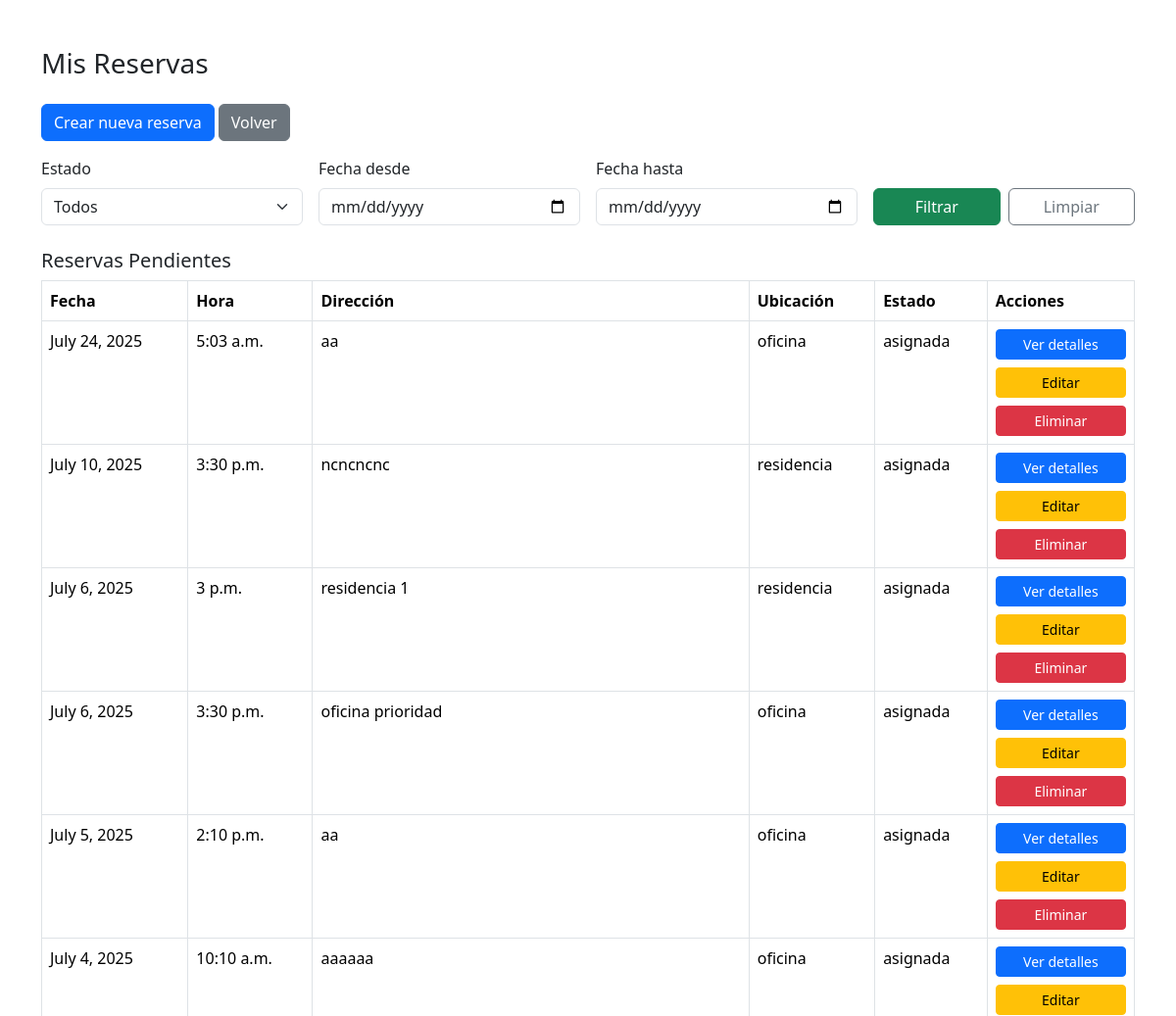
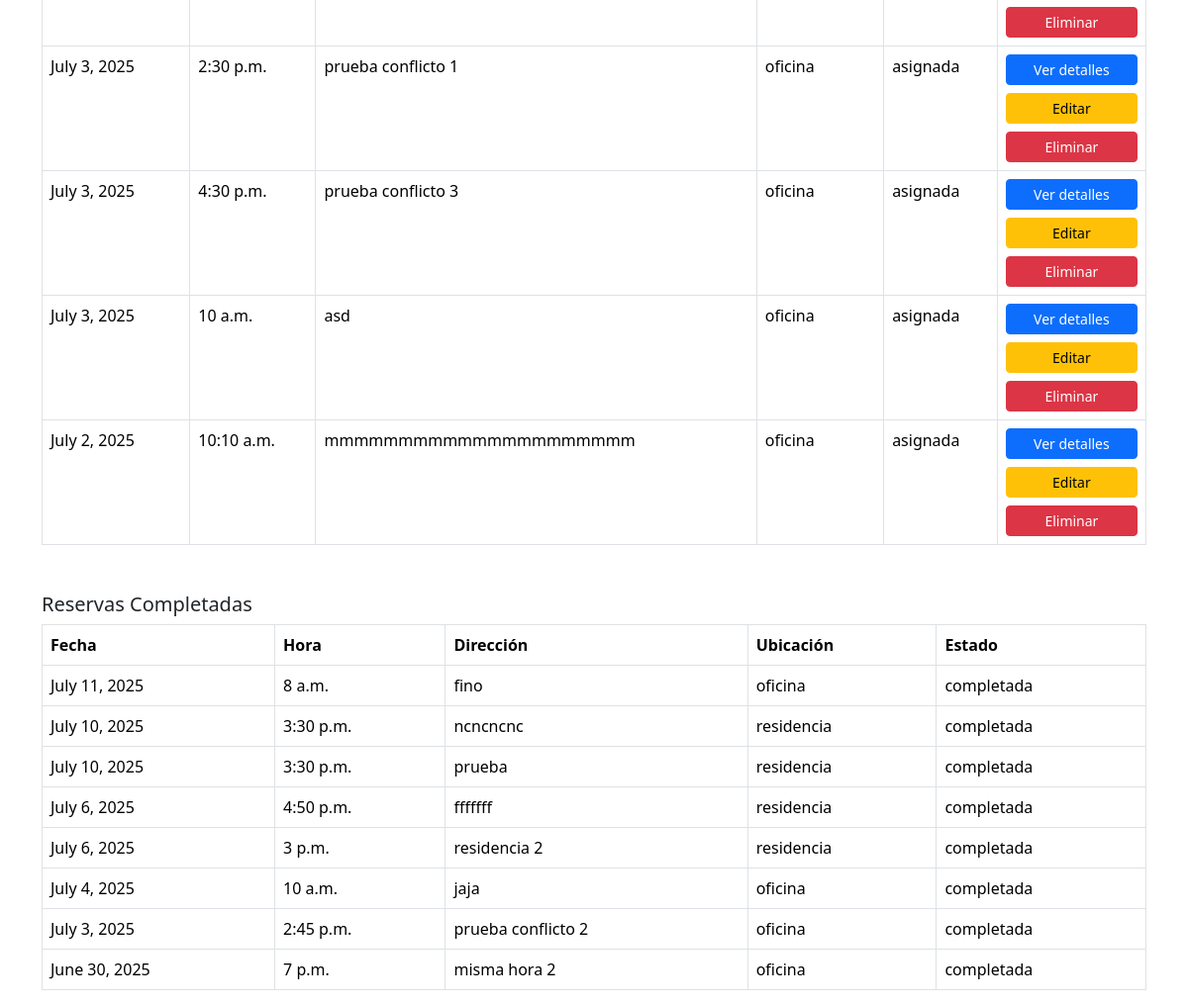
Page /reservas/ (signed in) on the earlier database version (2 pictures, top to bottom).
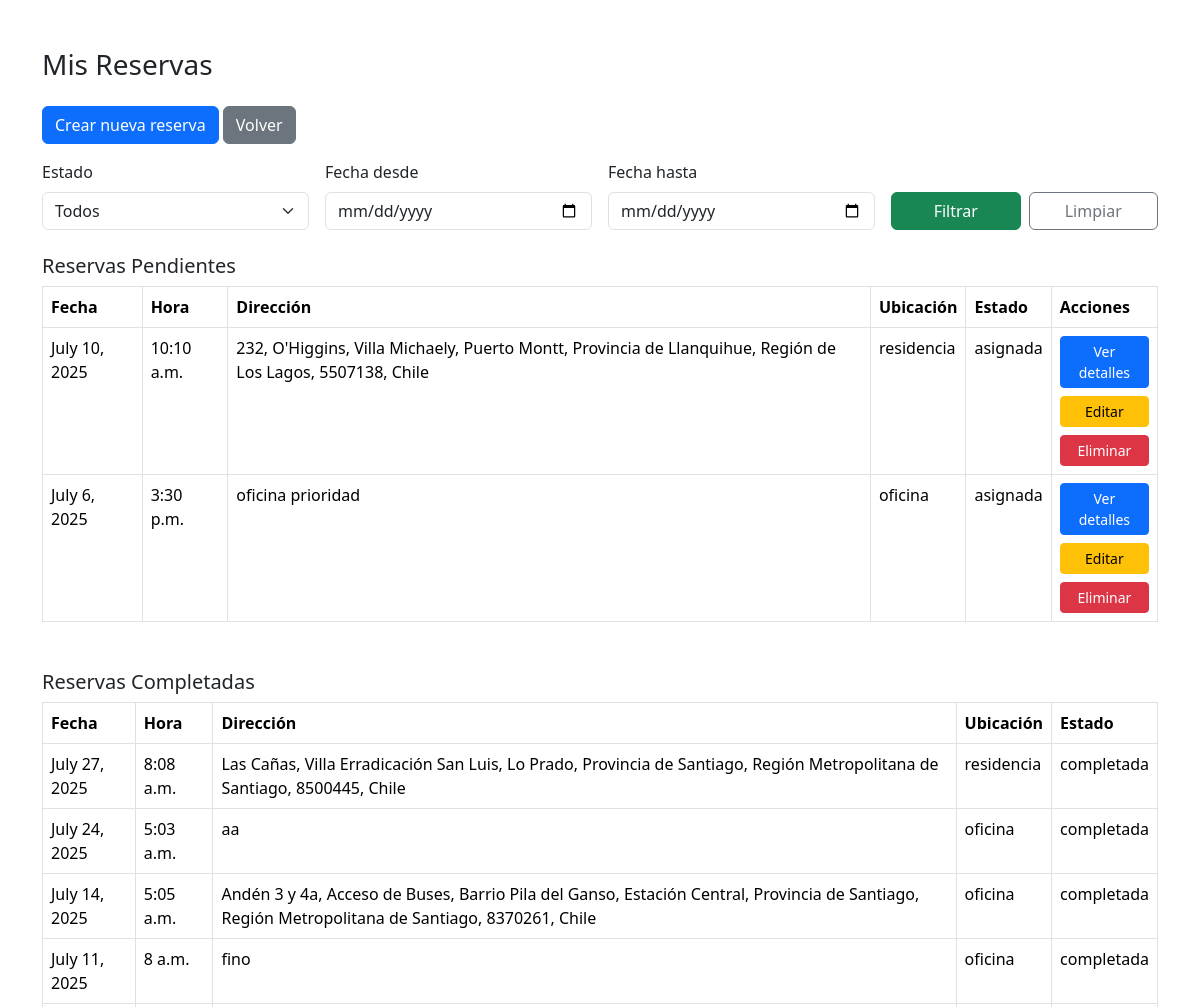
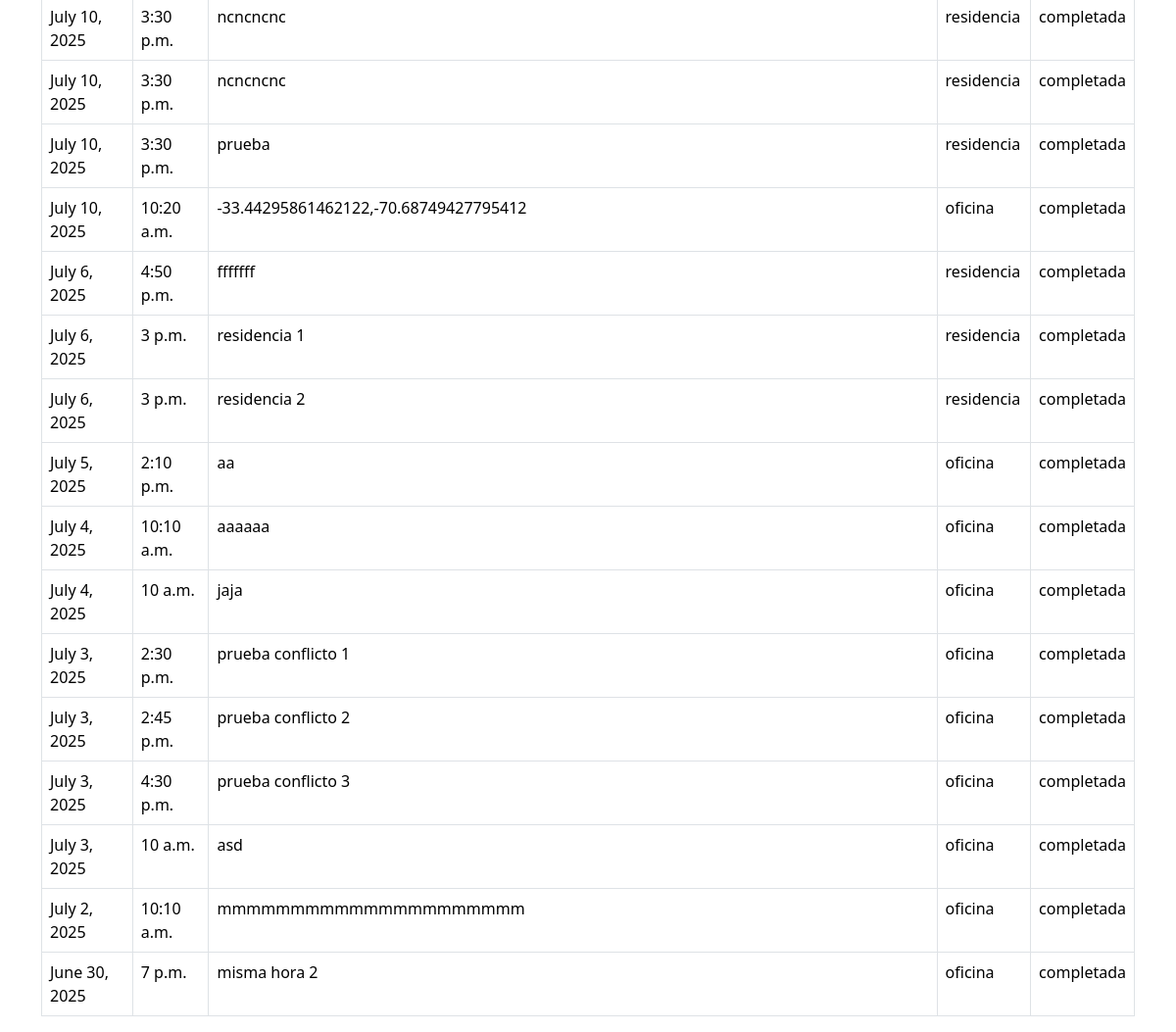
Same page on the later database version (2 pictures, top to bottom).
### app/models.py (models this page shows, shortened)
class Reserva(models.Model):
    TIPO_UBICACION_CHOICES = [
        ('oficina', 'Oficina'),
        ('residencia', 'Residencia'),
    ]
    fecha_reserva = models.DateField()
    hora_reserva = models.TimeField(default="08:00")
    direccion = models.CharField(max_length=250)
    tipo_ubicacion = models.CharField(
        max_length=20,
        choices=TIPO_UBICACION_CHOICES,
        default='residencia'
    )
    latitud = models.FloatField(null=True, blank=True)
    longitud = models.FloatField(null=True, blank=True)
    estado = models.CharField(max_length=10)
    usuario = models.ForeignKey(Usuario, on_delete=models.CASCADE)

### app/views.py (the view)
# urls.py: path('reservas/', views.ver_reservas, name='ver_reservas'),
def ver_reservas(request):
    if request.session.get('usuario_rol') != 'cliente':
        return redirect('../dashboard')
    usuario_id = request.session['usuario_id']
    estado = request.GET.get('estado', '')  # filtro estado
    fecha_desde = request.GET.get('fecha_desde', '')
    fecha_hasta = request.GET.get('fecha_hasta', '')
    filtros = Q(usuario_id=usuario_id)
    if estado in ['pendiente', 'asignada', 'completada']:
        filtros &= Q(estado=estado)
    if fecha_desde:
        filtros &= Q(fecha_reserva__gte=fecha_desde)
    if fecha_hasta:
        filtros &= Q(fecha_reserva__lte=fecha_hasta)
    reservas = Reserva.objects.filter(filtros).order_by('-fecha_reserva')
    pendientes = reservas.filter(estado__in=['pendiente', 'asignada'])
    completadas = reservas.filter(estado='completada')
    contexto = {
        'pendientes': pendientes,
        'completadas': completadas,
        'filtros': {
            'estado': estado,
            'fecha_desde': fecha_desde,
            'fecha_hasta': fecha_hasta,
        }
    }
    return render(request, 'ver_reservas.html', contexto)

### templates/ver_reservas.html (shortened to what this page needs)
<!DOCTYPE html>
<html lang="es">
<head>
    <link href="https://cdn.jsdelivr.net/npm/bootstrap@5.3.3/dist/css/bootstrap.min.css" rel="stylesheet">
</head>
<body>
<div class="container mt-5">
    <h3 class="mb-4">Mis Reservas</h3>
    <div class="mb-3">
        <a href="../crear_reserva" class="btn btn-primary">Crear nueva reserva</a>
        <a href="../dashboard" class="btn btn-secondary">Volver</a>
    </div>
    <form method="get" class="row g-3 align-items-end mb-4">
        <div class="col-md-3">
            <label for="estado" class="form-label">Estado</label>
            <select name="estado" id="estado" class="form-select">
                <option value="" {% if filtros.estado == "" %}selected{% endif %}>Todos</option>
            </select>
        </div>
        <div class="col-md-3">
            <label for="fecha_desde" class="form-label">Fecha desde</label>
            <input type="date" name="fecha_desde" id="fecha_desde" value="{{ filtros.fecha_desde }}" class="form-control">
        </div>
        <div class="col-md-3">
            <label for="fecha_hasta" class="form-label">Fecha hasta</label>
            <input type="date" name="fecha_hasta" id="fecha_hasta" value="{{ filtros.fecha_hasta }}" class="form-control">
        </div>
        <div class="col-md-3 d-flex gap-2">
            <button type="submit" class="btn btn-success w-100">Filtrar</button>
            <a href="{% url 'ver_reservas' %}" class="btn btn-outline-secondary w-100">Limpiar</a>
        </div>
    </form>
    <h5 class="mt-4">Reservas Pendientes</h5>
    {% if pendientes %}
        <table class="table table-bordered">
            <thead>
                <tr>
                    <th>Fecha</th>
                    <th>Hora</th>
                    <th>Dirección</th>
                    <th>Ubicación</th>
                    <th>Estado</th>
                    <th>Acciones</th>
                </tr>
            </thead>
            <tbody>
                {% for reserva in pendientes %}
                    <tr>
                        <td>{{ reserva.fecha_reserva }}</td>
                        <td>{{ reserva.hora_reserva }}</td>
                        <td>{{ reserva.direccion }}</td>
                        <td>{{ reserva.tipo_ubicacion }}</td>
                        <td>{{ reserva.estado }}</td>
                        <td>
                            <div class="d-flex flex-column gap-2">
                                <a href="../detalle_reserva/{{reserva.id}}" class="btn btn-sm btn-primary">Ver detalles</a>
                                <a href="../editar_reserva/{{reserva.id}}" class="btn btn-sm btn-warning">Editar</a>
                                <a href="../eliminar_reserva/{{reserva.id}}" class="btn btn-sm btn-danger">Eliminar</a>
                            </div>
                        </td>
                    </tr>
                {% endfor %}
            </tbody>
        </table>
    {% else %}
        <p>No tienes reservas pendientes.</p>
    {% endif %}
    <h5 class="mt-5">Reservas Completadas</h5>
    {% if completadas %}
        <table class="table table-bordered">
            <thead>
                <tr>
                    <th>Fecha</th>
                    <th>Hora</th>
                    <th>Dirección</th>
                    <th>Ubicación</th>
                    <th>Estado</th>
                </tr>
            </thead>
            <tbody>
                {% for reserva in completadas %}
                    <tr>
                        <td>{{ reserva.fecha_reserva }}</td>
                        <td>{{ reserva.hora_reserva }}</td>
                        <td>{{ reserva.direccion }}</td>
                        <td>{{ reserva.tipo_ubicacion }}</td>
                        <td>{{ reserva.estado }}</td>
                    </tr>
                {% endfor %}
            </tbody>
        </table>
    {% else %}
        <p>No tienes reservas completadas.</p>
    {% endif %}
</div>
</body>
</html>

Differences in the rows shown:
added Reserva: fecha_reserva "July 10, 2025", hora_reserva "10:10 a.m.", direccion "232, O'Higgins, Villa Michaely, Puerto Montt, Provincia de Llanquihue, Región de Los Lagos, 5507138, Chile", tipo_ubicacion "residencia", estado "asignada", shown under "Reservas Pendientes"
added Reserva: fecha_reserva "July 27, 2025", hora_reserva "8:08 a.m.", direccion "Las Cañas, Villa Erradicación San Luis, Lo Prado, Provincia de Santiago, Región Metropolitana de Santiago, 8500445, Chile", tipo_ubicacion "residencia", estado "completada", shown under "Reservas Completadas"
changed Reserva "July 24, 2025": moves from the list under "Reservas Pendientes" to the list under "Reservas Completadas"
added Reserva: fecha_reserva "July 14, 2025", hora_reserva "5:05 a.m.", direccion "Andén 3 y 4a, Acceso de Buses, Barrio Pila del Ganso, Estación Central, Provincia de Santiago, Región Metropolitana de Santiago, 8370261, Chile", tipo_ubicacion "oficina", estado "completada", shown under "Reservas Completadas"
changed Reserva (number 8 of 22 on the later page): moves from the list under "Reservas Pendientes" to the list under "Reservas Completadas"
added Reserva: fecha_reserva "July 10, 2025", hora_reserva "10:20 a.m.", direccion "-33.44295861462122,-70.68749427795412", tipo_ubicacion "oficina", estado "completada", shown under "Reservas Completadas"
changed Reserva "residencia 1": moves from the list under "Reservas Pendientes" to the list under "Reservas Completadas"
changed Reserva "July 5, 2025": moves from the list under "Reservas Pendientes" to the list under "Reservas Completadas"
changed Reserva "aaaaaa": moves from the list under "Reservas Pendientes" to the list under "Reservas Completadas"
changed Reserva "prueba conflicto 1": moves from the list under "Reservas Pendientes" to the list under "Reservas Completadas"
changed Reserva "prueba conflicto 3": moves from the list under "Reservas Pendientes" to the list under "Reservas Completadas"
changed Reserva "asd": moves from the list under "Reservas Pendientes" to the list under "Reservas Completadas"
changed Reserva "July 2, 2025": moves from the list under "Reservas Pendientes" to the list under "Reservas Completadas"
